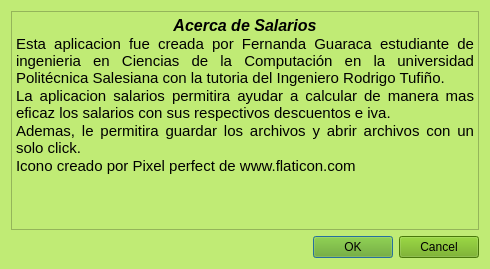
<?xml version="1.0" encoding="UTF-8"?>
<ui version="4.0">
 <class>About</class>
 <widget class="QDialog" name="About">
  <property name="geometry">
   <rect>
    <x>0</x>
    <y>0</y>
    <width>490</width>
    <height>269</height>
   </rect>
  </property>
  <property name="minimumSize">
   <size>
    <width>480</width>
    <height>249</height>
   </size>
  </property>
  <property name="maximumSize">
   <size>
    <width>500</width>
    <height>350</height>
   </size>
  </property>
  <property name="windowTitle">
   <string>Dialog</string>
  </property>
  <property name="windowIcon">
   <iconset resource="Resources.qrc">
    <normaloff>:/Resources/informacion.png</normaloff>:/Resources/informacion.png</iconset>
  </property>
  <property name="styleSheet">
   <string notr="true">background-color: rgb(192, 235, 117);</string>
  </property>
  <layout class="QFormLayout" name="formLayout">
   <item row="0" column="0" colspan="2">
    <widget class="QTextEdit" name="textEdit">
     <property name="html">
      <string>&lt;!DOCTYPE HTML PUBLIC &quot;-//W3C//DTD HTML 4.0//EN&quot; &quot;http://www.w3.org/TR/REC-html40/strict.dtd&quot;&gt;
&lt;html&gt;&lt;head&gt;&lt;meta name=&quot;qrichtext&quot; content=&quot;1&quot; /&gt;&lt;style type=&quot;text/css&quot;&gt;
p, li { white-space: pre-wrap; }
&lt;/style&gt;&lt;/head&gt;&lt;body style=&quot; font-family:'MS Shell Dlg 2'; font-size:8.25pt; font-weight:400; font-style:normal;&quot;&gt;
&lt;p align=&quot;center&quot; style=&quot; margin-top:0px; margin-bottom:0px; margin-left:0px; margin-right:0px; -qt-block-indent:0; text-indent:0px;&quot;&gt;&lt;span style=&quot; font-size:12pt; font-weight:600; font-style:italic;&quot;&gt;Acerca de Salarios&lt;/span&gt;&lt;/p&gt;
&lt;p align=&quot;justify&quot; style=&quot; margin-top:0px; margin-bottom:0px; margin-left:0px; margin-right:0px; -qt-block-indent:0; text-indent:0px;&quot;&gt;&lt;span style=&quot; font-size:11pt;&quot;&gt;Esta aplicacion fue creada por Fernanda Guaraca estudiante de ingenieria en Ciencias de la Computación en la universidad Politécnica Salesiana con la tutoria del Ingeniero Rodrigo Tufiño.&lt;/span&gt;&lt;/p&gt;
&lt;p align=&quot;justify&quot; style=&quot; margin-top:0px; margin-bottom:0px; margin-left:0px; margin-right:0px; -qt-block-indent:0; text-indent:0px;&quot;&gt;&lt;span style=&quot; font-size:11pt;&quot;&gt;La aplicacion salarios permitira ayudar a calcular de manera mas eficaz los salarios con sus respectivos descuentos e iva.&lt;/span&gt;&lt;/p&gt;
&lt;p align=&quot;justify&quot; style=&quot; margin-top:0px; margin-bottom:0px; margin-left:0px; margin-right:0px; -qt-block-indent:0; text-indent:0px;&quot;&gt;&lt;span style=&quot; font-size:11pt;&quot;&gt;Ademas, le permitira guardar los archivos y abrir archivos con un solo click.&lt;/span&gt;&lt;/p&gt;
&lt;p align=&quot;justify&quot; style=&quot; margin-top:0px; margin-bottom:0px; margin-left:0px; margin-right:0px; -qt-block-indent:0; text-indent:0px;&quot;&gt;&lt;span style=&quot; font-size:11pt;&quot;&gt;Icono creado por Pixel perfect de www.flaticon.com&lt;/span&gt;&lt;/p&gt;
&lt;p align=&quot;justify&quot; style=&quot;-qt-paragraph-type:empty; margin-top:0px; margin-bottom:0px; margin-left:0px; margin-right:0px; -qt-block-indent:0; text-indent:0px; font-size:11pt;&quot;&gt;&lt;br /&gt;&lt;/p&gt;&lt;/body&gt;&lt;/html&gt;</string>
     </property>
    </widget>
   </item>
   <item row="1" column="1">
    <widget class="QDialogButtonBox" name="buttonBox">
     <property name="styleSheet">
      <string notr="true">background-color: rgb(102, 168, 15);</string>
     </property>
     <property name="orientation">
      <enum>Qt::Horizontal</enum>
     </property>
     <property name="standardButtons">
      <set>QDialogButtonBox::Cancel|QDialogButtonBox::Ok</set>
     </property>
    </widget>
   </item>
   <item row="1" column="0">
    <spacer name="horizontalSpacer">
     <property name="orientation">
      <enum>Qt::Horizontal</enum>
     </property>
     <property name="sizeHint" stdset="0">
      <size>
       <width>40</width>
       <height>20</height>
      </size>
     </property>
    </spacer>
   </item>
  </layout>
 </widget>
 <resources>
  <include location="Resources.qrc"/>
 </resources>
 <connections>
  <connection>
   <sender>buttonBox</sender>
   <signal>accepted()</signal>
   <receiver>About</receiver>
   <slot>accept()</slot>
   <hints>
    <hint type="sourcelabel">
     <x>248</x>
     <y>254</y>
    </hint>
    <hint type="destinationlabel">
     <x>157</x>
     <y>274</y>
    </hint>
   </hints>
  </connection>
  <connection>
   <sender>buttonBox</sender>
   <signal>rejected()</signal>
   <receiver>About</receiver>
   <slot>reject()</slot>
   <hints>
    <hint type="sourcelabel">
     <x>316</x>
     <y>260</y>
    </hint>
    <hint type="destinationlabel">
     <x>286</x>
     <y>274</y>
    </hint>
   </hints>
  </connection>
 </connections>
</ui>
